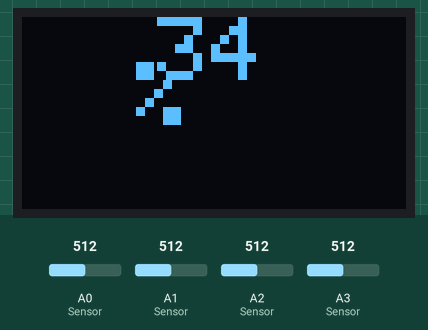
A sketch run on a simulated Arduino Uno, built with avr-gcc and run on an emulated ATmega328P. On the bench: 128×64 one-colour display. Inputs (shaded band) come from the test bench; at power-on: A0 (Sensor) = 512, A1 (Sensor) = 512, A2 (Sensor) = 512, A3 (Sensor) = 512. What the sketch prints to the serial monitor is not drawn.

Above: at 1.2 s.
1.3 s: A0 (Sensor) set to 609
At 2.0 s:
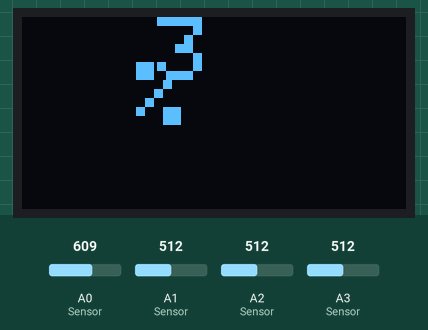
2.9 s: A0 (Sensor) set to 631
At 4.5 s:
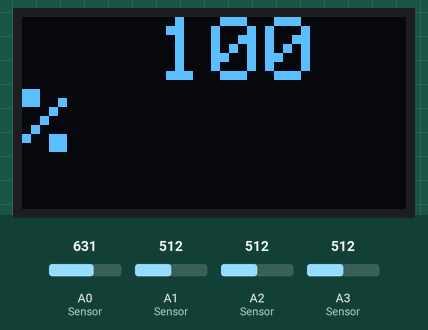
Timing chart, 0 to 6.0 s (numbered marks = the images above; inputs shaded):
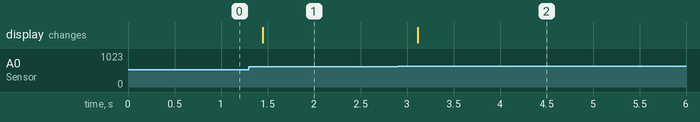

Measured:
- after the input at 1.3 s, the display: changes after 0.15 s (image 1)
- after the input at 2.9 s, the display: changes after 0.22 s (image 2)

The sketch:

moisture_sensor.ino
```cpp
#include <Wire.h>
#include <Adafruit_GFX.h>
#include <Adafruit_SSD1306.h>

#define OLED_RESET 4
Adafruit_SSD1306 display(OLED_RESET);

const int AirValue = 620;   //you need to replace this value with Value_1
const int WaterValue = 310;  //you need to replace this value with Value_2
int soilMoistureValue = 0;
int soilMoistureValue1 = 0;
int soilMoistureValue2 = 0;
int soilMoistureValue3 = 0;

int soilmoisturepercent=0;
int soilmoisturepercent1=0;
int soilmoisturepercent2=0;
int soilmoisturepercent3=0;
void setup() {
  Serial.begin(9600); // open serial port, set the baud rate to 9600 bps
  display.begin(SSD1306_SWITCHCAPVCC, 0x3C); //initialize with the I2C addr 0x3C (128x64)
  display.clearDisplay();
}
void loop() {
soilMoistureValue = analogRead(A0);  //put Sensor insert into soil
soilMoistureValue1 = analogRead(A1);  //put Sensor insert into soil
soilMoistureValue2 = analogRead(A2);  //put Sensor insert into soil
soilMoistureValue3 = analogRead(A3);  //put Sensor insert into soil


soilmoisturepercent = map(soilMoistureValue, AirValue, WaterValue, 0, 100);
soilmoisturepercent1 = map(soilMoistureValue1, AirValue, WaterValue, 0, 100);
soilmoisturepercent2 = map(soilMoistureValue2, AirValue, WaterValue, 0, 100);
soilmoisturepercent3 = map(soilMoistureValue3, AirValue, WaterValue, 0, 100);


Serial.println((String)"A0: "+ soilmoisturepercent + " A1: " + soilmoisturepercent1+" A2: "+ soilmoisturepercent2 + " A3: " + soilmoisturepercent3);

if(soilmoisturepercent >= 100)
{
//  Serial.println("100 %");
//  display.setCursor(45,0);  //oled display
//  display.setTextSize(2);
//  display.setTextColor(WHITE);
//  display.println("Soil");
//  display.setCursor(20,15);
//  display.setTextSize(2);
//  display.setTextColor(WHITE);
//  display.println("Moisture");
//
  display.setCursor(45,0);  //oled display
  display.setTextSize(3);
  display.setTextColor(WHITE);
  display.println("100 %");
  display.display();
//  display.startscrollright(0x00, 0x07);

  delay(250);
  display.clearDisplay();
}
else if(soilmoisturepercent <=0)
{
  Serial.println("0 %");

//  display.setCursor(45,0);  //oled display
//  display.setTextSize(2);
//  display.setTextColor(WHITE);
//  display.println("Soil");
//  display.setCursor(20,15);
//  display.setTextSize(2);
//  display.setTextColor(WHITE);
//  display.println("Moisture");

  display.setCursor(45,0);  //oled display
  display.setTextSize(3);
  display.setTextColor(WHITE);
  display.println("100 %");
  display.display();
//  display.startscrollright(0x00, 0x07);

  delay(250);
  display.clearDisplay();
}
else if(soilmoisturepercent <=0)
{
  Serial.println("0 %");

//  display.setCursor(45,0);  //oled display
//  display.setTextSize(2);
//  display.setTextColor(WHITE);
//  display.println("Soil");
//  display.setCursor(20,15);
//  display.setTextSize(2);
//  display.setTextColor(WHITE);
//  display.println("Moisture");

  display.setCursor(45,0);  //oled display
  display.setTextSize(3);
  display.setTextColor(WHITE);
  display.println("0 %");
  display.display();
  display.startscrollright(0x00, 0x07);

  delay(250);
  display.clearDisplay();
}
else if(soilmoisturepercent >0 && soilmoisturepercent < 100)
{
  Serial.print(soilmoisturepercent);
  Serial.println("%");
//
//  display.setCursor(45,0);  //oled display
//  display.setTextSize(2);
//  display.setTextColor(WHITE);
//  display.println("Soil");
//  display.setCursor(20,15);
//  display.setTextSize(2);
//  display.setTextColor(WHITE);
//  display.println("Moisture");

  display.setCursor(45,0);  //oled display
  display.setTextSize(3);
  display.setTextColor(WHITE);
  display.println(soilmoisturepercent);
  display.setCursor(20,15);
  display.setTextSize(3);
  display.println(" %");
  display.display();
//  display.startscrollright(0x00, 0x07);

  delay(250);
  display.clearDisplay();
}
}
```
